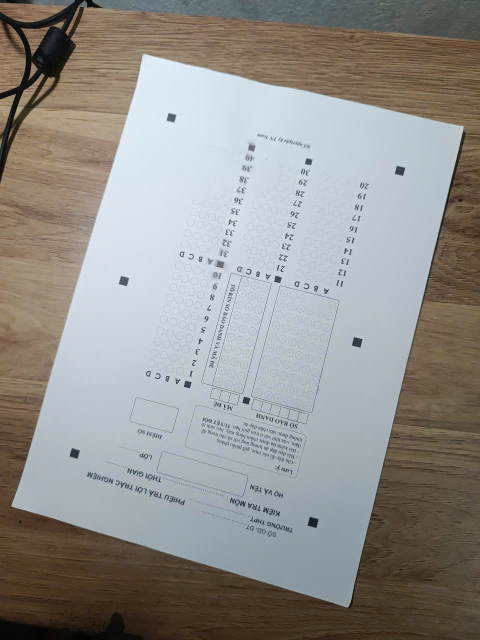
#> input picture DO_AN1/tap2/chupdoc4_nguoc.jpg, 960 x 1280 px, found by its file name (shown at 1/2 size)
$ python Tinh_Gon_Code2.py
#> lines starting #> are read from the running program, lines starting #| are printed output that depends on the picture; after the words box and inside, x2 and y2 are one past the last pixel; in counts of white or black regions, pixels touching at a corner belong together
# A. PHẦN PHỐI CẢNH

#CÁC BƯỚC:
# 1. đọc ảnh
# 2. Nhị phân hóa.
# 3. Phát hiện cạnh (lề) giấy A4.
# 4. phối lại cảnh ( nhờ 4 góc giấy)
# 5. phối lại các nút định vị lớn 1 lần nửa

#------------------------------------------------------------------------------------------------------------------
def xoayAnh_veDoc(img):

    h = img.shape[0]    # chiều cao ảnh
    w = img.shape[1]    # chiều rộng

    if w > h:  #so sánh nếu rộng > cao (tức ảnh đang nằm ngang) thì xoay dọc lại

        rotated_img = cv2.rotate(img, cv2.ROTATE_90_CLOCKWISE) #xoay 90 độ  # hoán vị trục , ko phải Affin 2x3

        return rotated_img

    else: #trường hợp ngược lại ko xoay
        return img

#----------------------------------------------------------------------

# 2. Nhị phân hóa.============================================================================================================
def QuyDoiNguongDienTichTheoChieuCao(img, nguong_duoi_goc, nguong_tren_goc, chieu_cao_tham_chieu=750):
    # NOTE: Them moi trong Tinh_Gon_Code2.py
    # Quy doi nguong dien tich contour theo ty le chieu cao anh.
    # Neu nguong goc duoc tune tren anh cao ~750 px thi voi anh cao H,
    # dien tich contour se bien thien xap xi theo (H / 750)^2.
    chieu_cao_hien_tai = img.shape[0]
    ti_le = chieu_cao_hien_tai / float(chieu_cao_tham_chieu)
    he_so_dien_tich = ti_le * ti_le

    nguong_duoi_moi = max(1, int(round(nguong_duoi_goc * he_so_dien_tich)))
    nguong_tren_moi = max(nguong_duoi_moi + 1, int(round(nguong_tren_goc * he_so_dien_tich)))

    return nguong_duoi_moi, nguong_tren_moi


def DocVaTienXuLy(img, kernel_hang= 7, kernel_cot= 7):

    gray = cv2.cvtColor(img, cv2.COLOR_BGR2GRAY)  ## độ chói

    copy = imutils.resize(gray.copy(), height = 750)
    cv2.imshow('anh xam', copy)
    cv2.waitKey(0)

    tuongphan = cv2.convertScaleAbs(gray, alpha=1.3, beta=-80) ## kéo dãn tương phản tuyến tính

    kernel_sharpening = np.array([[0, -0.5, 0],
                                [-0.5,  3, -0.5],
                                [0, -0.5, 0]], dtype = np.float32)


    sacnet  = cv2.filter2D(tuongphan, -1, kernel_sharpening) ##laplace

    copy2 = imutils.resize(sacnet.copy(), height = 750)
    cv2.imshow('tang tuong phan va sac net', copy2)
    cv2.waitKey(0)

    gauss = cv2.GaussianBlur(sacnet, (kernel_hang, kernel_cot), 0) ## Làm mịn Gauss
    copy3 = imutils.resize(gauss.copy(), height = 750)
    cv2.imshow('lam min Gauss', copy3)
    cv2.waitKey(0)

    edged = cv2.Canny(gauss, 50, 150) ## nhị phân hóa Canny

    copy4 = imutils.resize(edged.copy(), height = 750)
    cv2.imshow('Tim bien Canny', copy4)
    cv2.waitKey(0)

    return edged


# 3. phát hiện lề.============================================================================================================

# Tìm các đường bao (contours) của ảnh
def PhatHienLeA4(img):

    #Tìm đường viền.
    cnts = cv2.findContours(img.copy(), cv2.RETR_LIST, cv2.CHAIN_APPROX_SIMPLE)
    cnts = imutils.grab_contours(cnts)
    cnts = sorted(cnts, key=cv2.contourArea, reverse=True)[:5]

    if len(cnts) == 0:
        return None

    #duyệt qua mỗi đường biên lấy được
    for c in cnts:

        # xấp xỉ đa giác
        peri = cv2.arcLength(c, True)
        approx = cv2.approxPolyDP(c, 0.04 * peri, True)  #thuật toán Douglas–Peucker (Ramer–Douglas–Peucker).

        # nếu có xấp xỉ khoảng 4 - 6 điểm (dự phòng sai số).
        if 4 <= len(approx) <= 6 :

            # thì cho rằng đó là đường viền của tờ A4
            screenCnt = approx
            break

        else:
            print(" Khong tim thay duong vien")

    h = img.shape[0]
    w = img.shape[1]
    area = h * w

    screenCnt_area = cv2.contourArea(screenCnt) #tính diện tích của đường viền tìm được

    # nếu ko có biên hoặc biên nhỏ hơn diện tích 1/3 ảnh gốc(trường hợp bắt nhầm các ô tô thay vì viền A4)
    # --> cho rằng ảnh có biên A4
    if (screenCnt is None) or (screenCnt_area < area/3):
        return None
        print('Khong tim duoc vien A4')

    # Định hình lại screenCnt từ (4,1,2) ----> (4,2)
    pst = screenCnt.reshape(4, 2)

    return pst

# Hàm chuẩn hóa thứ tự các điểm --------------------------------------------------------------------------------------------------------------
def chuanHoa_LeA4(pts):   #hàm chuẩn hóa các góc tài liệu và sắp xếp lại thứ tự 4 điểm

    rect = np.zeros((4, 2), dtype="float32")

    # tổng (x + y) cho mỗi điểm
    s = pts.sum(axis=1)

    # hiệu (y-x) cho mỗi điểm
    diff = np.diff(pts, axis=1)

    # xác định vị trí các góc   # argmin / argmax: trả về index.

    rect[0] = pts[ np.argmin(s) ]        # top-left có tổng nhỏ nhất
    rect[2] = pts[np.argmax(s)]        # bottom-right có tổng lớn nhất

    rect[1] = pts[np.argmin(diff)]     # top-right có hiệu nhỏ nhất
    rect[3] = pts[np.argmax(diff)]     # bottom-left có hiệu lớn nhất

    return rect

# Hàm phối cảnh ---------------------------------------------------------------------------------------------------------------------------
def PhoiCanh(pst, original_img):

    (tl, tr, br, bl) = pst

    # Tính chiều rộng của ảnh mới (Euculic)

    widthA = np.sqrt(((br[0] - bl[0]) ** 2) + ((br[1] - bl[1]) ** 2))
    widthB = np.sqrt(((tr[0] - tl[0]) ** 2) + ((tr[1] - tl[1]) ** 2))
    maxWidth = max(int(widthA), int(widthB)) #lấy cái lớn nhất

    # Tính chiều cao của ảnh mới
    heightA = np.sqrt(((tr[0] - br[0]) ** 2) + ((tr[1] - br[1]) ** 2))
    heightB = np.sqrt(((tl[0] - bl[0]) ** 2) + ((tl[1] - bl[1]) ** 2))
    maxHeight = max(int(heightA), int(heightB)) #lấy cái lớn nhất

    #Tạo ra các tọa độ cuối cùng của các điểm tham chiếu.
    dst = np.array([
        [0 -8, 0 -8],                     # top - left
        [maxWidth + 8, 0 -8],             # top - right

        [maxWidth + 8, maxHeight + 8],    # bottom - right
        [0-8, maxHeight + 8]              # bottm - left
    ], dtype="float32")

    # Xác định ma trận để thực hiện phép biến đổi phối cảnh.(perspectiv e transformation)
    M = cv2.getPerspectiveTransform(pst, dst)

    # phép biến đổi phối cảnh.(perspective transformation)
    warped = cv2.warpPerspective(original_img, M, (maxWidth, maxHeight))


    # kết quả của phép biến đổi phối cảnh.(perspective transformation)
    warped_show = imutils.resize(warped, height=750)

    cv2.imshow("def PhoiCanh() --> anh da phoi canh ", warped_show)
    cv2.waitKey(0)
    # cv2.destroyAllWindows()
    return warped


# [19 lines left out: function Ve_Chia_anh_4_phan, not called in this run]
#//////////////////////////////////////////////////////////////////////////////////////////////////////////////--------------------------

# hàm xoay ảnh về thẳng hàng dựa vào các mốc nhỏ khi đã cắt vào 4 mốc lớn -----------------------------------------------------
def Xoay_Anh_ve_thang_hang(daPhoiCanh_4MocDinhVi, gioihanduoi = 150, gioihantren = 300):

    #Tìm 4 mốc nhỏ định vị và sắp xếp
    pst4_nho = Tim_4_Moc_Dinh_Vi2(daPhoiCanh_4MocDinhVi, gioihanduoi, gioihantren)

    #kiem tra -------
    if pst4_nho is None:
        print("KHONG THE XOAY VI KHONG DU MOC DINH VI")
        print("-----------------")
        return daPhoiCanh_4MocDinhVi
    #-----------------

    tl, tr, br, bl = pst4_nho

    nua_chieu_cao = int(daPhoiCanh_4MocDinhVi.shape[0] / 2 ) #lấy 1/2 chiều cao ảnh (2 mốc lớn ở giữa)
    mot_phan4_chieucao= int(nua_chieu_cao /2) # lấy 1/4 chiều cao
    # ba_phan4_chieucao = nua_chieu_cao + mot_phan4_chieucao

    anhXoay_cuoiCung = daPhoiCanh_4MocDinhVi

    #vẽ điểm
    for (x,y) in pst4_nho:
         cv2.circle(anhXoay_cuoiCung, (int(x), int(y)), 5, (0, 255, 255), -1)  # -1 = vẽ hình tròn đầy

    # xét nếu top-left và top-right nằm trong khoảng 1/4 đầu tiên của phiếu --> phiếu ngược --> xoay 180
    # xét nếu bottom-left và bottom-right nằm trong khoảng 1/4 đầu thứ 3 của phiếu --> phiếu ngược --> xoay 180

    if tl[1] < mot_phan4_chieucao   or  tr[1] < mot_phan4_chieucao:

        anhXoay_cuoiCung = cv2.rotate(daPhoiCanh_4MocDinhVi, cv2.ROTATE_180)


    return anhXoay_cuoiCung


# hàm tìm các mốc định vị chuẩn (đã update) --------------------------------------------------------------------------------------------
def Tim_4_Moc_Dinh_Vi2(anhDaPhoiVienA4, gioihan_duoi=200, gioihan_tren=900):
    # NOTE: Trong Tinh_Gon_Code2.py, gioihan_duoi/gioihan_tren la nguong tham chieu
    # cho anh cao 750 px. Ben duoi se quy doi sang nguong thuc te theo kich thuoc anh.
    gioihan_duoi_scale, gioihan_tren_scale = QuyDoiNguongDienTichTheoChieuCao(
        anhDaPhoiVienA4,
        gioihan_duoi,
        gioihan_tren
    )

    print("NOTE - nguong dien tich da quy doi theo kich thuoc anh:", gioihan_duoi_scale, gioihan_tren_scale)

    gray = cv2.cvtColor(anhDaPhoiVienA4, cv2.COLOR_BGR2GRAY)

    tuongphan = cv2.convertScaleAbs(gray, alpha=1.6, beta=-80)
    # cv2.imshow('tuong phan', tuongphan)
    # cv2.waitKey(0)
    # cv2.destroyAllWindows()

    blur = cv2.GaussianBlur(tuongphan, (5,5), 0)

    # === Adaptive threshold  ===
    thresh = cv2.adaptiveThreshold(
        blur, 255,
        cv2.ADAPTIVE_THRESH_GAUSSIAN_C,
        cv2.THRESH_BINARY_INV,
        31, 5
    )  # 31: kernel 31x31. 5: hằng số trừ đi của Gauss(C)   (c lớn ngưỡng giảm)

    copy = imutils.resize(thresh.copy(), height = 750)
    cv2.imshow('adaptive threshold', copy)
    cv2.waitKey(0)
    cv2.destroyAllWindows()

    # Tìm đường viền các mốc
    cnts = cv2.findContours(thresh, cv2.RETR_LIST, cv2.CHAIN_APPROX_SIMPLE)
    cnts = imutils.grab_contours(cnts)


    markers = []

    for c in cnts:
        area = cv2.contourArea(c)

        # 1. Lọc theo diện tích ---
        # NOTE: Da doi tu nguong tuyet doi sang nguong scale theo chieu cao anh.
        if not (gioihan_duoi_scale < area < gioihan_tren_scale):
            continue

        # 2. Lọc theo độ đặc (solidity) ---
        hull = cv2.convexHull(c)
        hull_area = cv2.contourArea(hull)  #diện tích đa giác bằng công thức hình học: Công thức shoelace (dây giày)

        if hull_area == 0:
            continue

        solidity = float(area) / hull_area

        if solidity < 0.8:
            continue

        # 3. Lọc theo xấp xỉ đa giác (4-5 đỉnh) ---
        peri = cv2.arcLength(c, True)
        approx = cv2.approxPolyDP(c, 0.02 * peri, True)

        if 4 <= len(approx) <= 5:
            markers.append(approx)

    #tính tâm của các mốc
    centers = []

    for m in markers:
        M = cv2.moments(m)
        if M["m00"] != 0:
            cx = int(M["m10"] / M["m00"])  ## moment hinh hoc ( 10 tong x có trọng sô / diện tích)
            cy = int(M["m01"] / M["m00"])
            centers.append((cx, cy))

    print("Toa do cac moc dinh vi tim duoc:")
    print(centers)

    # vẽ điểm
    output = anhDaPhoiVienA4.copy()

    for (cx, cy) in centers:
        cv2.circle(output, (cx, cy), 5, (0, 255, 255), -1)


    # cv2.imshow("Adaptive threshold", imutils.resize(thresh, height=750))
    cv2.imshow("cac moc dinh vi", imutils.resize(output, height=750))
    cv2.waitKey(0)
    cv2.destroyAllWindows()

    # === chuẩn hóa, sắp xếp tl, tr, br, bl ===
    pts_4 = np.array(centers, dtype="float32")

    # Fix
    if len(pts_4) == 0 :
        print("KHONG DU CAC MOC 4 MOC DINH VI, CHI TIM DUOC", len(pts_4) , "moc")
        return None

    pts_4 = chuanHoa_LeA4(pts_4)

    return pts_4


# MAIN:@@@@@@@@@@@@@@@@@@@@@@@@@@@@@@@@@@@@@@@@@@@@@@@@@@@@@@@@@@@@@@@@@@@@@@@@@@@@@@@@@@@@@@@@@@@@@@@@@@@@@@@@@@@@@@@@@@@@@@@@@@@@@@@@@@@

import cv2
import numpy as np
import imutils


#hàm kiểm tra thuộc trường hợp ảnh chụp phiếu có chụp viền hay ko chụp viền và thực thi ------------------------------------------
# (điều kiện ko có viền thì phải thấy các mốc định vị)
def KiemTraAnh_CoVien_KoVien_vaChayChuongTrinh(img):

    bansao_show = imutils.resize(img, height=750)

    cv2.imshow("anh goc", bansao_show)
    cv2.waitKey(0)
    cv2.destroyAllWindows()

    bansao = img.copy()

    anhSuDung = img.copy()

    nhi_phan = DocVaTienXuLy(anhSuDung)

    # [7 lines of commented-out code are left out]
    le_A4 = PhatHienLeA4(nhi_phan)


    if le_A4 is not None:
        print("=> TRUONG HOP 1: co vien A4")

        # Quy trình cũ:
        chuan_hoa = chuanHoa_LeA4(le_A4)
        daPhoiCanhVienA4 = PhoiCanh(chuan_hoa, bansao)

        anh_xoayDoc = xoayAnh_veDoc(daPhoiCanhVienA4)
        mocDinhVi = Tim_4_Moc_Dinh_Vi2(anh_xoayDoc)


        if mocDinhVi is not None:
            daPhoiCanh_4MocDinhVi = PhoiCanh(mocDinhVi, anh_xoayDoc) ## lúc này ảnh đã phối chuẩn vào các mốc định vị lớn.)
        else:
            print("Loi!!: da cat giay A4 nhung ko tim thay cac moc dinh vi ben trong.")

            return anh_xoayDoc

        copy = daPhoiCanh_4MocDinhVi.copy()

        # ve = Ve_Chia_anh_4_phan(daPhoiCanh_4MocDinhVi)
        #xoay anh bi lat 180 do:

        final_img = Xoay_Anh_ve_thang_hang(copy, 150, 300)
        output = imutils.resize(final_img, height=750)
        cv2.imshow('cuoi cung xoay ve thang hang', output)
        cv2.waitKey(0)
        cv2.destroyAllWindows()

        return final_img

    else:
        print("=> TRUONG HOP 2: ko co vien A4")

        mocDinhVi = Tim_4_Moc_Dinh_Vi2(bansao, 200, 1000)

        if mocDinhVi is not None:
            # Phối cảnh trực tiếp từ ảnh gốc
            daPhoiCanh_4MocDinhVi = PhoiCanh(mocDinhVi, bansao) ## lúc này ảnh đã phối chuẩn vào các mốc định vị lớn.

            daPhoiCanh_4MocDinhVi = xoayAnh_veDoc(daPhoiCanh_4MocDinhVi)

        else:
            print("LOI!! : ko tim thay vien A4 lan cac moc dinh vi")
            return img.copy()

        copy = daPhoiCanh_4MocDinhVi.copy()

        ve = Ve_Chia_anh_4_phan(daPhoiCanh_4MocDinhVi)
        #xoay anh bi lat 180 do:

        final_img = Xoay_Anh_ve_thang_hang(ve, 250, 500)

        output = imutils.resize(final_img, height=750)

        cv2.imshow('cuoi cung xoay ve thang hang', output)
        cv2.waitKey(0)
        cv2.destroyAllWindows()

        return final_img

#hàm tăng tương phản và sắc nét cho ảnh kết quả cuối cùng---------------------------------------------------------------------------
# ĐIỀU CHỈNH ĐỘ SÁNG VÀ TƯƠNG PHẢN ---
        # Công thức: New_Pixel = alpha * Old_Pixel + beta
        # alpha = 1.5 (Tăng tương phản lên 50%)
        # beta = -30 (Giảm độ sáng đi một chút để chữ đen đậm hơn)
def DieuChinh_TuongPhan_SacNet(img):

    gray = cv2.cvtColor(img, cv2.COLOR_BGR2GRAY)

    tuongphan = cv2.convertScaleAbs(gray, alpha=1.8, beta=-100)


    kernel_sharpening = np.array([[0, -0.5, 0],
                                [-0.5,  3, -0.5],
                                [0, -0.5, 0]], dtype = np.float32)

    sacnet  = cv2.filter2D(tuongphan, -1, kernel_sharpening)

    anh_cuoi= imutils.resize(sacnet, height=750)

    cv2.imshow("Anh Sau Khi Xu Ly", anh_cuoi)
    cv2.waitKey(0)
    cv2.destroyAllWindows()
    return sacnet


# anh_cuoi = KiemTraAnh_CoVien_KoVien_vaChayChuongTrinh(img)
# DieuChinh_TuongPhan_SacNet(anh_cuoi)

# ========================================================================================================


def XuLyAnh(img):
    # chỗ này bro gọi code chính của bro
    img = KiemTraAnh_CoVien_KoVien_vaChayChuongTrinh(img)
    img = DieuChinh_TuongPhan_SacNet(img)
    return img


# XuLyAnh(img)


img = cv2.imread("DO_AN1/tap2/chupdoc4_nguoc.jpg")
#> img is the input picture: shape (1280, 960, 3); mean B, G, R 141.6, 144.8, 146.5

XuLyAnh(img)
#> in DocVaTienXuLy, `copy = imutils.resize(gray.copy(), height = 750)`:
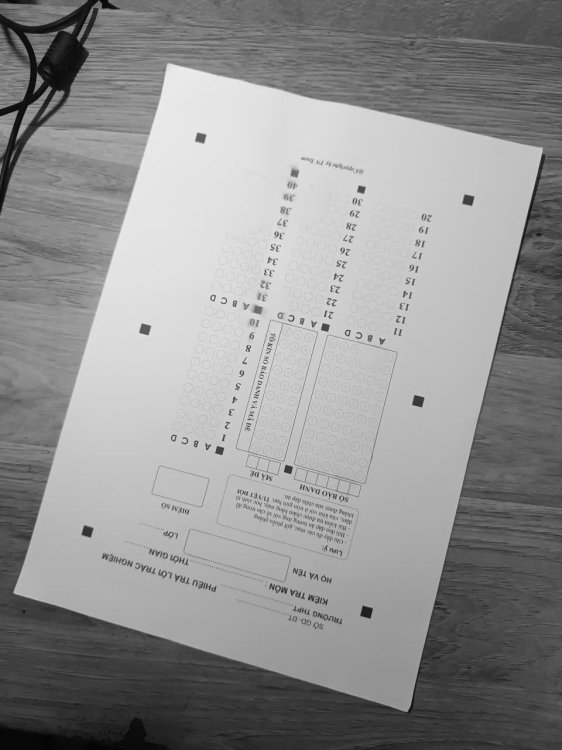
#> copy: shape (750, 562); min 4, max 238, mean 145
#> in DocVaTienXuLy, `copy2 = imutils.resize(sacnet.copy(), height = 750)`:
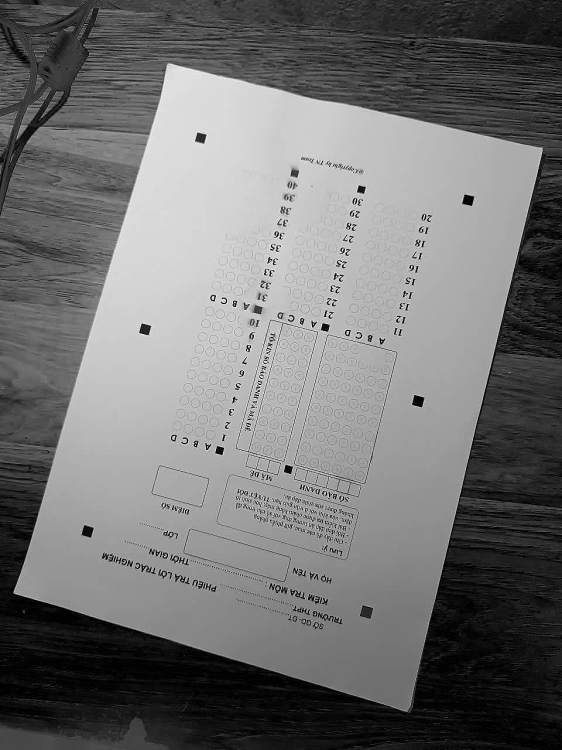
#> copy2: shape (750, 562); min 0, max 255, mean 113.4
#> in DocVaTienXuLy, `edged = cv2.Canny(gauss, 50, 150)`:
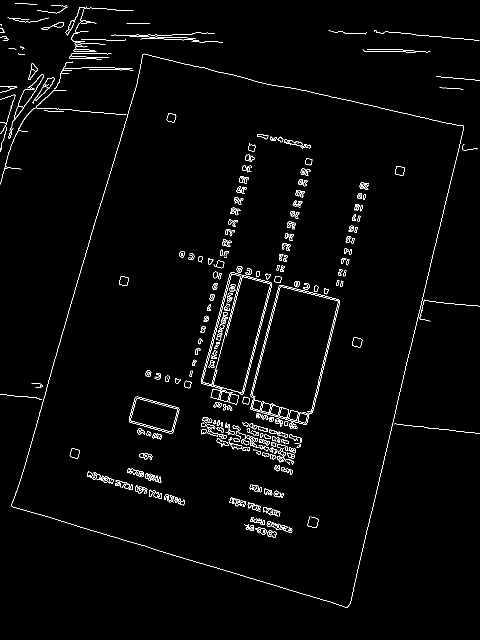
#> edged: shape (1280, 960) (shown at 1/2 size); 1.9% white in thin lines or dots
#> in DocVaTienXuLy, `copy4 = imutils.resize(edged.copy(), height = 750)`:
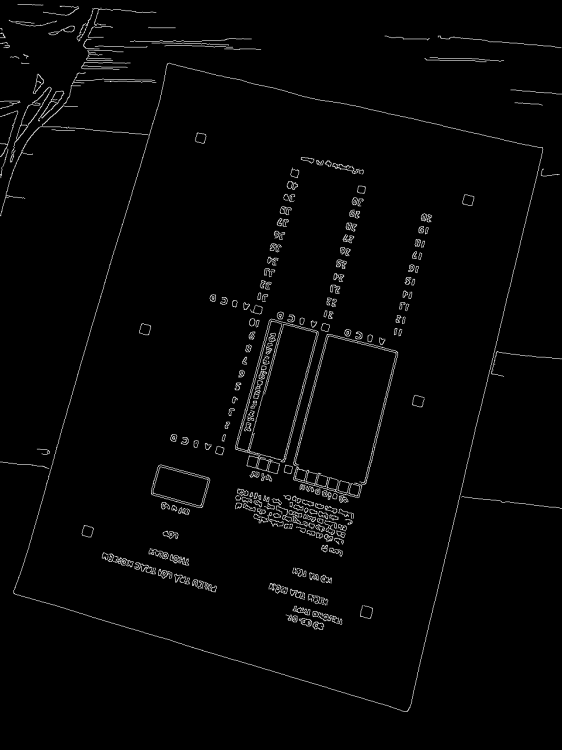
#> copy4: shape (750, 562); min 0, max 247, mean 4.9
#> in PhatHienLeA4, `cnts = cv2.findContours(img.copy(), cv2.RETR_LIST, cv2.CHAIN_APPROX_SI..`: cnts = 552 contours, 264 with area under 20; largest, box (x1, y1, x2, y2) and area: (23, 107, 928, 1215) 654120, (23, 107, 928, 1215) 654092, (258, 793, 359, 867) 4868, (258, 793, 359, 867) 4858, (402, 544, 544, 789) 4346
#> in PhatHienLeA4, `cnts = sorted(cnts, key=cv2.contourArea, reverse=True)[:5]`: cnts = 5 contours; box (x1, y1, x2, y2) and area: (23, 107, 928, 1215) 654120, (23, 107, 928, 1215) 654092, (258, 793, 359, 867) 4868, (258, 793, 359, 867) 4858, (402, 544, 544, 789) 4346
#> the loop in PhatHienLeA4, `for c in cnts:` made 1 pass
#> (peri, screenCnt) on pass 1: (3529, [[286, 108], [23, 1012], [695, 1214], [926, 251]])
#> in PhatHienLeA4, `screenCnt_area = cv2.contourArea(screenCnt)`: screenCnt_area = 654983.5
#> in PhatHienLeA4, `pst = screenCnt.reshape(4, 2)`: pst = [[286, 108], [23, 1012], [695, 1214], [926, 251]]
#> in chuanHoa_LeA4, `s = pts.sum(axis=1)`: s = [394, 1035, 1909, 1177]
#> in chuanHoa_LeA4, `diff = np.diff(pts, axis=1)`: diff = [-178, 989, 519, -675]
#> in KiemTraAnh_CoVien_KoVien_vaChayChuongTrinh, `chuan_hoa = chuanHoa_LeA4(le_A4)`: chuan_hoa = [[286, 108], [926, 251], [695, 1214], [23, 1012]]
#> in PhoiCanh, `(tl, tr, br, bl) = pst`: tl = [286, 108]; tr = [926, 251]; br = [695, 1214]; bl = [23, 1012]
#> in PhoiCanh, `widthA = np.sqrt(((br[0] - bl[0]) ** 2) + ((br[1] - bl[1]) ** 2))`: widthA = 701.7
#> in PhoiCanh, `widthB = np.sqrt(((tr[0] - tl[0]) ** 2) + ((tr[1] - tl[1]) ** 2))`: widthB = 655.8
#> in PhoiCanh, `maxWidth = max(int(widthA), int(widthB))`: maxWidth = 701
#> in PhoiCanh, `heightA = np.sqrt(((tr[0] - br[0]) ** 2) + ((tr[1] - br[1]) ** 2))`: heightA = 990.3
#> in PhoiCanh, `heightB = np.sqrt(((tl[0] - bl[0]) ** 2) + ((tl[1] - bl[1]) ** 2))`: heightB = 941.5
#> in PhoiCanh, `maxHeight = max(int(heightA), int(heightB))`: maxHeight = 990
#> in PhoiCanh, `dst = np.array([ [0 -8, 0 -8],                     # top - left [maxWi..`: dst = [[-8, -8], [709, -8], [709, 998], [-8, 998]]
#> in PhoiCanh, `M = cv2.getPerspectiveTransform(pst, dst)`: M = [[1.13, 0.329, -368.2], [-0.257, 1.15, -58.57], [5.94e-05, 9.51e-05, 1]]
#> in PhoiCanh, `warped = cv2.warpPerspective(original_img, M, (maxWidth, maxHeight))`:
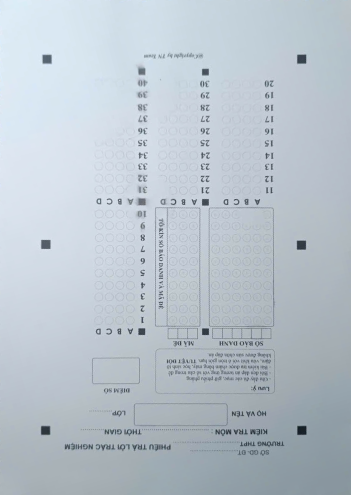
#> warped: shape (990, 701, 3) (shown at 1/2 size); mean B, G, R 204.8, 195.7, 185.5
#> in Tim_4_Moc_Dinh_Vi2, `gioihan_duoi_scale, gioihan_tren_scale = QuyDoiNguongDienTichTheoChieu..`: gioihan_duoi_scale = 348; gioihan_tren_scale = 1568
#| NOTE - nguong dien tich da quy doi theo kich thuoc anh: 348 1568
#> in Tim_4_Moc_Dinh_Vi2, `tuongphan = cv2.convertScaleAbs(gray, alpha=1.6, beta=-80)`:
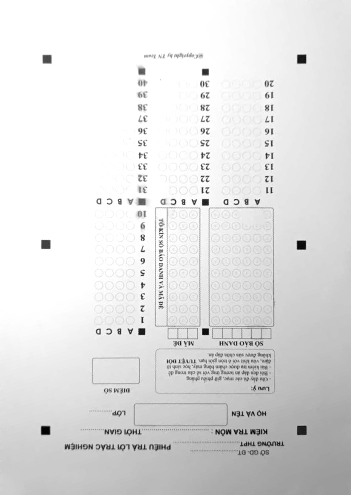
#> tuongphan: shape (990, 701) (shown at 1/2 size); min 0, max 255, mean 224.7
#> in Tim_4_Moc_Dinh_Vi2, `thresh = cv2.adaptiveThreshold( blur, 255, cv2.ADAPTIVE_THRESH_GAUSSIA..`:
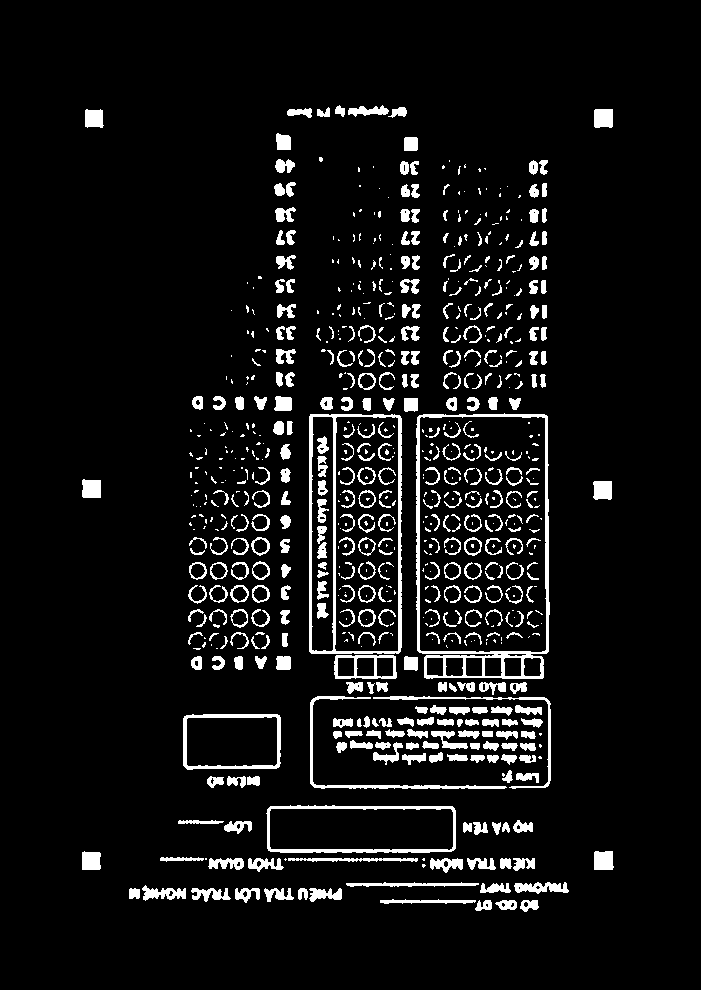
#> thresh: shape (990, 701); 7.1% white; 757 white regions (352 under 20 px)
#> in Tim_4_Moc_Dinh_Vi2, `cnts = cv2.findContours(thresh, cv2.RETR_LIST, cv2.CHAIN_APPROX_SIMPLE)`: cnts = 825 contours, 474 with area under 20; largest, box (x1, y1, x2, y2) and area: (416, 413, 550, 679) 34030, (419, 416, 547, 653) 29656, (309, 414, 402, 654) 21874, (334, 416, 399, 652) 14778, (266, 805, 456, 853) 8572
#> (the rest of the program and of its run is left out)
